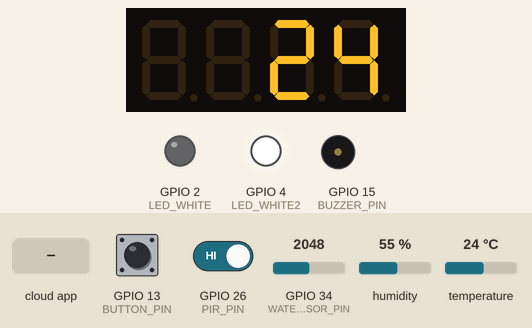
This sketch was run on a simulated ESP32. Parts: 4-digit seven-segment display, output pins drawn as LEDs (lit = HIGH), buzzer (waves = sounding, pin HIGH). Dashed ring = blinking. The test bench sets the inputs (shaded band); at power-on: GPIO 13 (BUTTON_PIN) HIGH, temperature 24 °C, humidity 55 %, GPIO 26 (PIR_PIN) HIGH, GPIO 34 (WATER_SENSOR_PIN) = 2048. WiFi joins after 1.5 s; servers stay silent unless stated; the Firebase database answers and starts empty; what the sketch prints to the serial monitor is not drawn.

Above: at 6.1 s.
6.2 s: GPIO 13 (BUTTON_PIN) pulled LOW for 3.2 s
At 7.0 s:
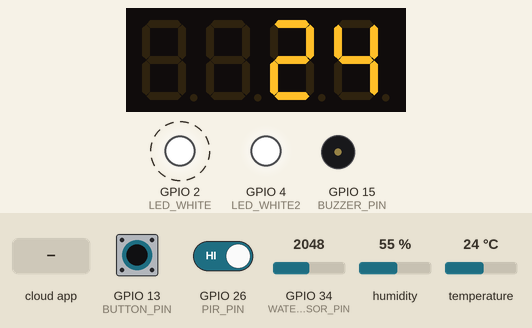
10.9 s: temperature set to 12 °C
At 17.4 s:
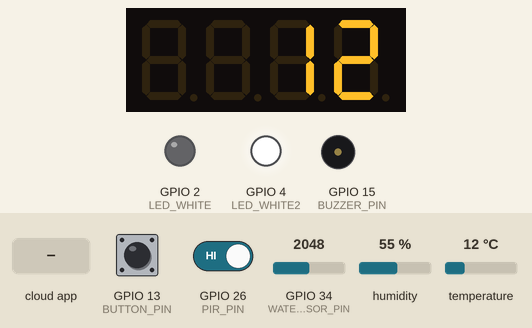
17.7 s: humidity set to 22 %
At 22.5 s:
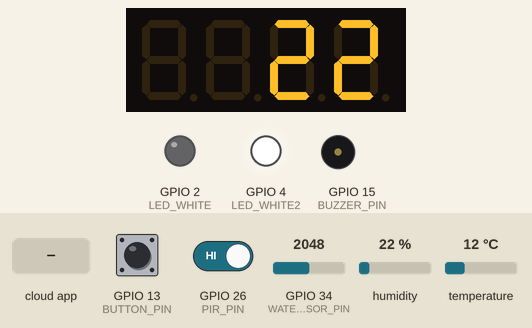
23.0 s: GPIO 26 (PIR_PIN) driven LOW
At 23.6 s:
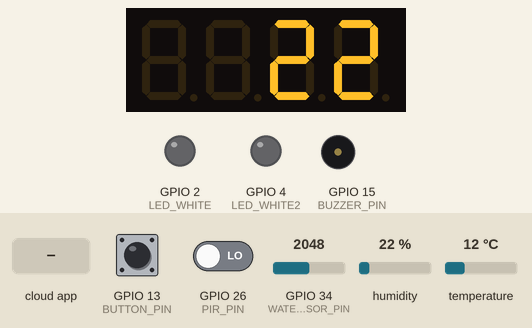
24.8 s: the phone or cloud app sets light to 1
At 25.7 s:
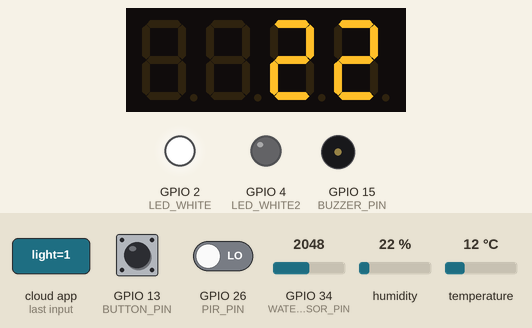
26.3 s: humidity set to 40 %
At 27.8 s:
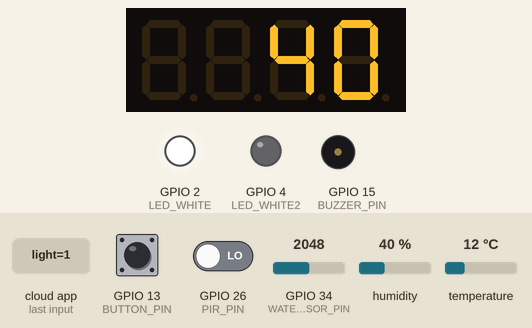
Timing chart, 0 to 29.3 s (numbered marks = the images above; inputs shaded):
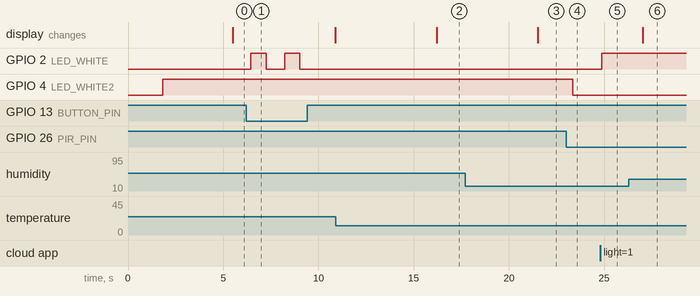

The sketch:

GPBL2025_NETSOFT.ino
```cpp
#include <DHT.h>
#include <WiFi.h>
#include <FirebaseESP32.h>
#include <TM1637Display.h>

// Cấu hình Firebase
#define FIREBASE_HOST "https://temperaturehumidity-aca88-default-rtdb.asia-southeast1.firebasedatabase.app/"
#define FIREBASE_AUTH "1tnrYtqASw3FTtLIvpoE76KoDSx1Ea9YbnagpKGV"

// Wi-Fi
const char* ssid = "Redmi K60E";
const char* password = "passlachi";

// Chân kết nối
#define DHT_PIN 14
#define DHTTYPE DHT11
#define BUZZER_PIN 15
#define PIR_PIN 26
#define LED_WHITE 2
#define LED_WHITE2 4
#define BUTTON_PIN 13
#define CLK 19
#define DIO 18
#define WATER_SENSOR_PIN 34  // ADC trên ESP32

DHT dht(DHT_PIN, DHTTYPE);
TM1637Display display(CLK, DIO);
FirebaseData firebaseData;
FirebaseAuth auth;
FirebaseConfig config;

unsigned long lastUpdate = 0;
unsigned long lastDisplaySwitch = 0;
const unsigned long updateInterval = 2000;
const unsigned long displaySwitchInterval = 5000;
const unsigned long debounceDelay = 300;

bool manualMode = false; // Mặc định chế độ tự động
unsigned long lastButtonPress = 0;
float lastTemperature = 0;
float lastHumidity = 0;

void setup() {
    Serial.begin(115200);
    dht.begin();

    pinMode(BUTTON_PIN, INPUT_PULLUP);
    pinMode(LED_WHITE, OUTPUT);
    pinMode(LED_WHITE2, OUTPUT);
    pinMode(PIR_PIN, INPUT);
    pinMode(BUZZER_PIN, OUTPUT);
    pinMode(WATER_SENSOR_PIN, INPUT);

    display.setBrightness(7);
    display.showNumberDec(0);

    connectToWiFi();
    setupFirebase();
}

void loop() {
    unsigned long now = millis();

    handleButtonPress(now);
    readAndSendSensorData(now);
    updateDisplay(now);
    int rainValue = analogRead(WATER_SENSOR_PIN);

    // Lắng nghe manualMode từ Firebase
    if (Firebase.getBool(firebaseData, "/manualMode")) {
        manualMode = firebaseData.boolData();
    }

    // Lắng nghe trạng thái LED_WHITE từ Firebase
    if (Firebase.getBool(firebaseData, "/light")) {
        bool firebaseLightState = firebaseData.boolData();
        if (!manualMode) {
            digitalWrite(LED_WHITE, firebaseLightState ? HIGH : LOW);
        }
    }

    // Điều khiển LED_WHITE2 bằng cảm biến PIR khi ở chế độ tự động
    if (!manualMode) {
        int motionDetected = digitalRead(PIR_PIN);
        digitalWrite(LED_WHITE2, motionDetected ? HIGH : LOW);
    }

    bool isRaining = (rainValue > 2000); // Cập nhật giá trị phù hợp với ESP32 ADC (0 - 4095)

    // Gửi dữ liệu lên Firebase
    if (Firebase.setBool(firebaseData, "/RainSensor/isRaining", isRaining)) {
        Serial.println("Gửi dữ liệu thành công!");
    } else {
        Serial.println("Lỗi gửi dữ liệu!");
        Serial.println(firebaseData.errorReason());
    }
}

void handleButtonPress(unsigned long now) {
    if (digitalRead(BUTTON_PIN) == LOW && (now - lastButtonPress > debounceDelay)) {
        delay(50); // Chống dội nút
        if (digitalRead(BUTTON_PIN) == LOW) {
            lastButtonPress = now;
            manualMode = !manualMode;

            if (manualMode) {
                digitalWrite(LED_WHITE, HIGH);
                Firebase.setBool(firebaseData, "/manualMode", true);
                Firebase.setBool(firebaseData, "/light", true);
                Serial.println("🔘 Chế độ TAY (Bật LED_WHITE)");
            } else {
                digitalWrite(LED_WHITE, LOW);
                Firebase.setBool(firebaseData, "/manualMode", false);
                Firebase.setBool(firebaseData, "/light", false);
                Serial.println("🔘 Chế độ TỰ ĐỘNG (Đèn điều khiển bằng Firebase & PIR)");
            }
        }
    }
}

void readAndSendSensorData(unsigned long now) {
    if (now - lastUpdate >= updateInterval) {
        lastUpdate = now;
        float h = dht.readHumidity();
        float t = dht.readTemperature();
        if (isnan(h) || isnan(t)) {
            Serial.println("❌ Lỗi đọc DHT11!");
            return;
        }
        lastTemperature = t;
        lastHumidity = h;
        Serial.printf("🌡 %.1f°C | 💧 %.1f%%\n", t, h);
        sendDataToFirebase(t, h, digitalRead(PIR_PIN));
    }
}

void updateDisplay(unsigned long now) {
    if (now - lastDisplaySwitch >= displaySwitchInterval) {
        lastDisplaySwitch = now;
        display.showNumberDec((int)(lastDisplaySwitch % 2 == 0 ? lastTemperature : lastHumidity));
    }
}

void sendDataToFirebase(float temperature, float humidity, int motion) {
    FirebaseJson json;
    json.set("temperature", temperature);
    json.set("humidity", humidity);
    json.set("motion", motion ? "Có người" : "Không có người");
    json.set("led_white", manualMode ? "ON" : (motion ? "ON" : "OFF"));

    if (Firebase.setJSON(firebaseData, "/sensor", json)) {
        Serial.println("✅ Gửi Firebase thành công!");
    } else {
        Serial.println("❌ Lỗi Firebase: " + firebaseData.errorReason());
    }
}

void connectToWiFi() {
    Serial.print("🔄 Kết nối Wi-Fi...");
    WiFi.begin(ssid, password);
    int attempts = 0;
    while (WiFi.status() != WL_CONNECTED && attempts < 20) {
        delay(500);
        Serial.print(".");
        attempts++;
    }

    if (WiFi.status() == WL_CONNECTED) {
        Serial.println("\n✅ Wi-Fi đã kết nối!");
        Serial.print("IP: ");
        Serial.println(WiFi.localIP());
    } else {
        Serial.println("\n❌ Không kết nối Wi-Fi!");
    }
}

void setupFirebase() {
    Serial.println("🔄 Kết nối Firebase...");
    config.host = FIREBASE_HOST;
    config.signer.tokens.legacy_token = FIREBASE_AUTH;
    Firebase.begin(&config, &auth);
    Firebase.reconnectWiFi(true);
    Serial.println("✅ Firebase kết nối thành công!");
}
```

Measured:
- after the input at 6.2 s, GPIO 2 (LED_WHITE): alternates HIGH for 0.80 s and LOW for 0.98 s, 4 changes in all, then stays LOW, starting after 0.25 s
- after the input at 10.9 s, the display: changes after 5.3 s (image 2)
- after the input at 17.7 s, the display: changes after 3.8 s (image 3)
- after the input at 23.0 s, GPIO 4 (LED_WHITE2): HIGH → LOW after 0.35 s
- after the input at 24.8 s, GPIO 2 (LED_WHITE): LOW → HIGH after 0.08 s
- after the input at 26.3 s, the display: changes after 0.72 s (image 6)
